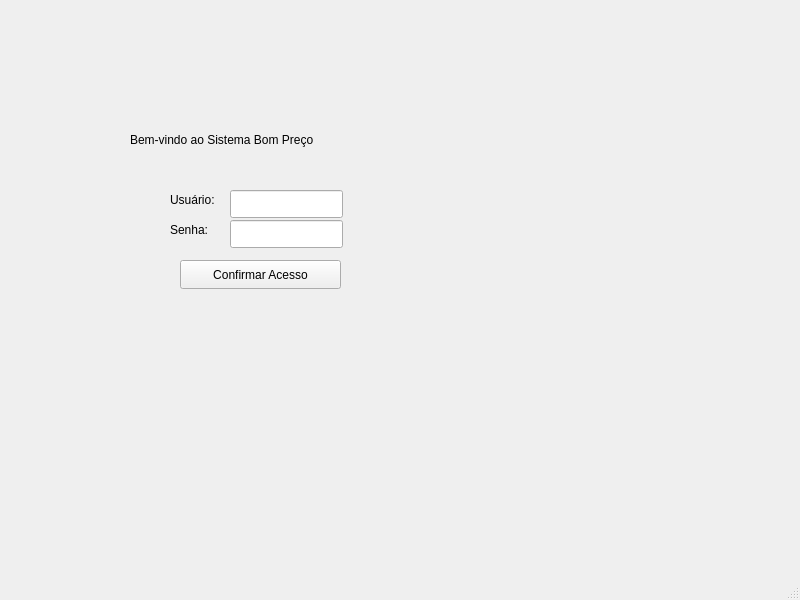
<?xml version="1.0" encoding="UTF-8"?>
<ui version="4.0">
 <class>MainWindow</class>
 <widget class="QMainWindow" name="MainWindow">
  <property name="geometry">
   <rect>
    <x>0</x>
    <y>0</y>
    <width>800</width>
    <height>600</height>
   </rect>
  </property>
  <property name="windowTitle">
   <string>MainWindow</string>
  </property>
  <widget class="QWidget" name="centralwidget">
   <widget class="QLabel" name="label">
    <property name="geometry">
     <rect>
      <x>170</x>
      <y>190</y>
      <width>71</width>
      <height>20</height>
     </rect>
    </property>
    <property name="text">
     <string>Usuário:</string>
    </property>
   </widget>
   <widget class="QLabel" name="label_2">
    <property name="geometry">
     <rect>
      <x>170</x>
      <y>220</y>
      <width>91</width>
      <height>20</height>
     </rect>
    </property>
    <property name="text">
     <string>Senha:</string>
    </property>
   </widget>
   <widget class="QLineEdit" name="lineEditUser">
    <property name="geometry">
     <rect>
      <x>230</x>
      <y>190</y>
      <width>113</width>
      <height>28</height>
     </rect>
    </property>
   </widget>
   <widget class="QLineEdit" name="lineEditPassword">
    <property name="geometry">
     <rect>
      <x>230</x>
      <y>220</y>
      <width>113</width>
      <height>28</height>
     </rect>
    </property>
    <property name="echoMode">
     <enum>QLineEdit::EchoMode::Password</enum>
    </property>
   </widget>
   <widget class="QPushButton" name="btnLogin">
    <property name="geometry">
     <rect>
      <x>180</x>
      <y>260</y>
      <width>161</width>
      <height>29</height>
     </rect>
    </property>
    <property name="text">
     <string>Confirmar Acesso</string>
    </property>
   </widget>
   <widget class="QLabel" name="label_3">
    <property name="geometry">
     <rect>
      <x>130</x>
      <y>130</y>
      <width>471</width>
      <height>20</height>
     </rect>
    </property>
    <property name="text">
     <string>Bem-vindo ao Sistema Bom Preço</string>
    </property>
   </widget>
  </widget>
  <widget class="QMenuBar" name="menubar">
   <property name="geometry">
    <rect>
     <x>0</x>
     <y>0</y>
     <width>800</width>
     <height>25</height>
    </rect>
   </property>
  </widget>
  <widget class="QStatusBar" name="statusbar"/>
 </widget>
 <resources/>
 <connections/>
</ui>
